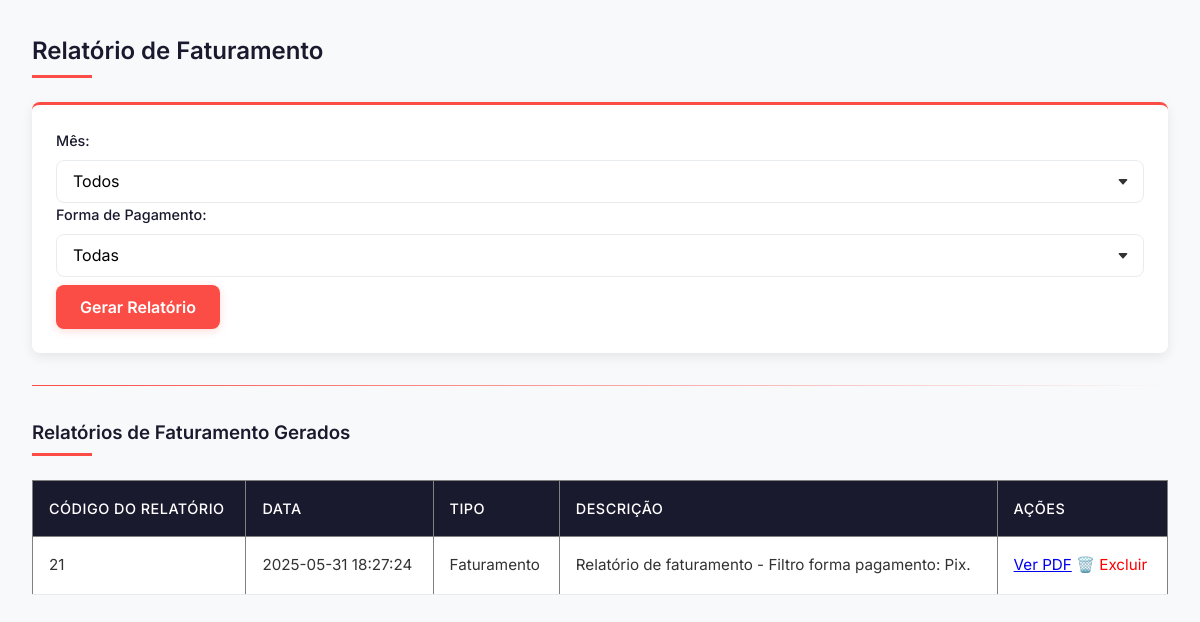
The page /gestor/relatorio/faturamento/filtro_faturamento.php on the database as committed earlier.
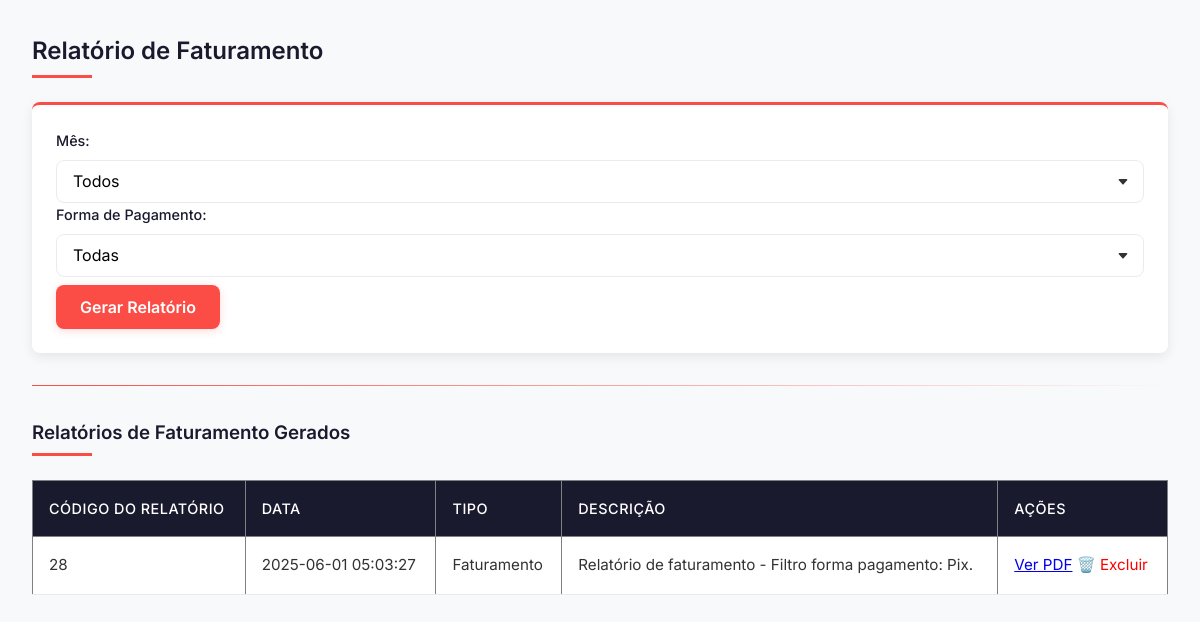
The same page on the database as committed later.
### tables this page shows
CREATE TABLE `relatorio` (
  `ID_Relatorio` int(11) NOT NULL,
  `Data_Relatorio` datetime NOT NULL,
  `Tipo_Relatorio` varchar(45) NOT NULL,
  `Descricao` text NOT NULL,
  `Arquivo` varchar(255) DEFAULT NULL
);

### gestor/relatorio/faturamento/filtro_faturamento.php (the view, shortened to what this page needs)
<?php
require_once '../../../config/config.php';
$sql = "SELECT * FROM relatorio WHERE Tipo_Relatorio = 'Faturamento' ORDER BY Data_Relatorio DESC";
$stmt = $pdo->prepare($sql);
$stmt->execute();
$relatorios = $stmt->fetchAll(PDO::FETCH_ASSOC);
?>
<!DOCTYPE html>
<html lang="pt-br">
<head>
</head>
<body>
<h2>Relatório de Faturamento</h2>
<form method="GET" action="relatorio_faturamento_pdf.php">
    <label for="mes">Mês:</label>
    <select name="mes" id="mes">
        <option value="">Todos</option>
    </select>
    <label for="forma_pagamento">Forma de Pagamento:</label>
    <select name="forma_pagamento" id="forma_pagamento">
        <option value="">Todas</option>
    </select>
    <button type="submit">Gerar Relatório</button>
</form>
<hr>
<h3>Relatórios de Faturamento Gerados</h3>
<table border="1" cellpadding="5" cellspacing="0" style="border-collapse: collapse; width: 100%;">
    <thead>
        <tr>
            <th>Código do Relatório</th>
            <th>Data</th>
            <th>Tipo</th>
            <th>Descrição</th>
            <th>Ações</th>
        </tr>
    </thead>
    <tbody>
        <?php if (count($relatorios) > 0): ?>
            <?php foreach ($relatorios as $rel): ?>
                <tr>
                    <td><?= htmlspecialchars($rel['ID_Relatorio']) ?></td>
                    <td><?= htmlspecialchars($rel['Data_Relatorio']) ?></td>
                    <td><?= htmlspecialchars($rel['Tipo_Relatorio']) ?></td>
                    <td><?= htmlspecialchars($rel['Descricao']) ?></td>
                    <td>
                        <a href="/HOTEL/relatorios/faturamento/<?= htmlspecialchars($rel['Arquivo']) ?>" target="_blank">Ver PDF</a>
                        <a href="../../actions/excluir_relatorio.php?id=<?= $rel['ID_Relatorio'] ?>"
                           onclick="return confirm('Tem certeza que deseja excluir este relatório?')"
                           style="color: red; text-decoration: none;">
                            🗑️ Excluir
                        </a>
                    </td>
                </tr>
            <?php endforeach; ?>
        <?php else: ?>
            <tr><td colspan="5" style="text-align: center;">Nenhum relatório gerado ainda.</td></tr>
        <?php endif; ?>
    </tbody>
</table>
</body>
</html>

### gestor/relatorio/faturamento/filtro_faturamento.php (style rules this page uses)
:root { --primary: #FB4D46; --primary-light: #FFE9E9; --primary-dark: #E04141; --dark: #1A1A2E; --light: #F8F9FA; --gray: #E9ECEF; --text: #333333; --text-light: #6C757D; --border-radius: 8px; --box-shadow: 0 4px 12px rgba(0, 0, 0, 0.08); --transition: all 0.3s ease; }
* { margin: 0; padding: 0; box-sizing: border-box; font-family: 'Inter', sans-serif; }
body { background-color: var(--light); color: var(--text); line-height: 1.6; padding: 2rem; }
h2, h3 { color: var(--dark); font-weight: 600; margin-bottom: 1.5rem; position: relative; padding-bottom: 0.5rem; }
h2::after, h3::after { content: ''; position: absolute; bottom: 0; left: 0; width: 60px; height: 3px; background-color: var(--primary); }
hr { border: 0; height: 1px; background: linear-gradient(to right, var(--primary), transparent); margin: 2rem 0; }
form { background-color: white; padding: 1.5rem; border-radius: var(--border-radius); box-shadow: var(--box-shadow); margin-bottom: 2rem; border-top: 3px solid var(--primary); }
label { display: block; margin-bottom: 0.5rem; font-weight: 500; color: var(--dark); font-size: 0.9rem; }
select { width: 100%; padding: 0.75rem 1rem; border: 1px solid var(--gray); border-radius: var(--border-radius); font-size: 1rem; transition: var(--transition); background-color: white; appearance: none; background-repeat: no-repeat; background-position: right 0.75rem center; background-size: 16px 12px; }
button[type="submit"] { background-color: var(--primary); color: white; border: none; padding: 0.75rem 1.5rem; border-radius: var(--border-radius); font-weight: 600; cursor: pointer; transition: var(--transition); box-shadow: 0 2px 8px rgba(251, 77, 70, 0.2); font-size: 1rem; margin-top: 0.5rem; }
table { width: 100%; border-collapse: collapse; background-color: white; }
thead th { background-color: var(--dark); color: white; padding: 1rem; text-align: left; font-weight: 500; font-size: 0.9rem; text-transform: uppercase; letter-spacing: 0.5px; }
tbody tr { transition: var(--transition); border-bottom: 1px solid var(--gray); }
tbody td { padding: 1rem; font-size: 0.95rem; }

Rows that differ between the two databases and show on the page:
removed relatorio: ID_Relatorio "21", Data_Relatorio "2025-05-31 18:27:24", Tipo_Relatorio "Faturamento", Descricao "Relatório de faturamento - Filtro forma pagamento: Pix."
added relatorio: ID_Relatorio "28", Data_Relatorio "2025-06-01 05:03:27", Tipo_Relatorio "Faturamento", Descricao "Relatório de faturamento - Filtro forma pagamento: Pix."
